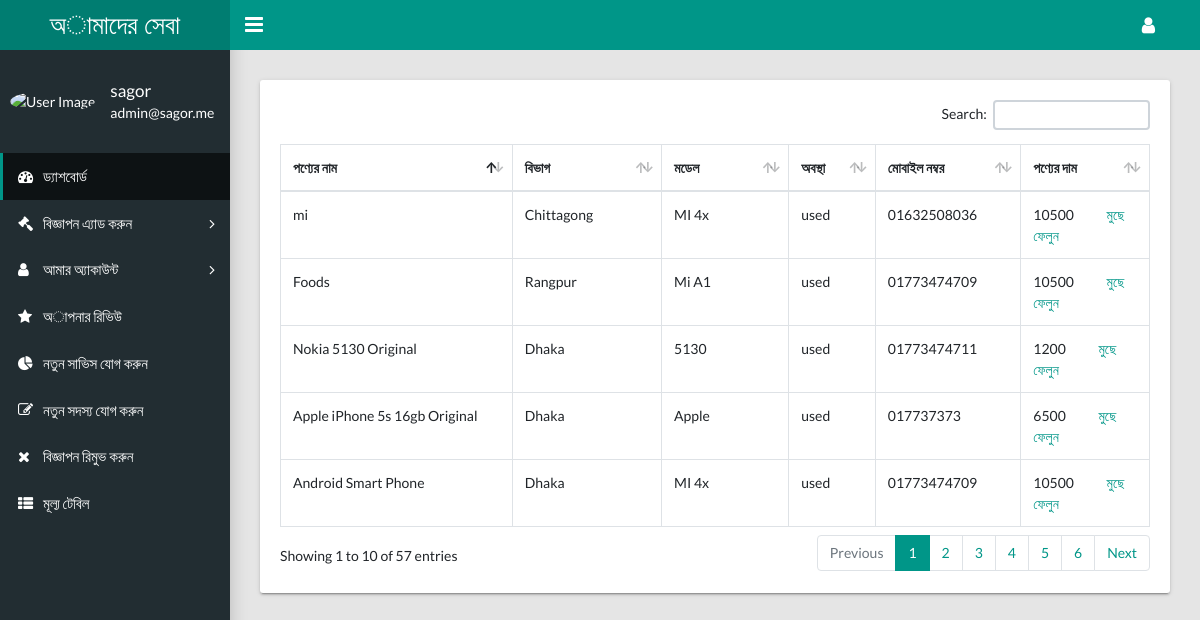
/services/list/ (signed in), run on the app's committed database.
### services/models.py (models this page shows, shortened)
class Mobile(models.Model):
    name = models.CharField(max_length = 100)
    model = models.CharField(max_length = 100)
    address = models.CharField(max_length = 120)
    phone_number = models.CharField(max_length = 11)
    price = models.IntegerField()
    negotiable = models.BooleanField(default = False)
    description = models.TextField()
    image = models.ImageField(upload_to = 'products')
    condition_choice = (
        ('used','Used'),
        ('new','New'),
    )
    condition = models.CharField(max_length = 6, choices=condition_choice)
    category = models.ForeignKey(Category, on_delete = models.CASCADE)
    division = models.ForeignKey(Division, on_delete = models.CASCADE)
    brand = models.ForeignKey(Brand, on_delete = models.CASCADE)
    create_at = models.DateTimeField(auto_now = False, auto_now_add = True)
    update_at = models.DateTimeField(auto_now = True, auto_now_add = False)

class Division(models.Model):
    name = models.CharField(max_length = 70, unique = True)
    description = models.TextField()
    image = models.ImageField(upload_to = 'division')
    create_at = models.DateTimeField(auto_now = False, auto_now_add = True)
    def __str__(self):
        return self.name

### services/views.py (the view)
# urls.py: path('list/', list_of_display, name = 'list_of_display'),
def list_of_display(request):
    if request.user.is_authenticated:
        mobile_obj = Mobile.objects.all().order_by('-id')
        query = request.GET.get('product')
        if query:
            mobile_obj = mobile_obj.filter(name__icontains = query)
        context = {
            'mobile_obj' : mobile_obj,
        }
    else:
        return redirect('http://127.0.0.1:8000/singin')
    return render(request, 'services/list_of_product.html', context)

### templates/services/list_of_product.html (shortened to what this page needs)
{% extends 'app/base.html' %}
{% load static %}
{% block content %}
<main class="app-content">
  <div class="tile">
    <div class="tile-body">
      <div id="sampleTable_wrapper" class="dataTables_wrapper container-fluid dt-bootstrap4 no-footer"><div class="row"><div class="col-sm-12 col-md-6"><div class="dataTables_length" id="sampleTable_length"></div></div><div class="col-sm-12 col-md-6"><div id="sampleTable_filter" class="dataTables_filter"><label><form method="GET">Search:<input type="search" class="form-control form-control-sm" name = "product" aria-controls="sampleTable"></form></label></div></div></div><div class="row"><div class="col-sm-12"><table class="table table-hover table-bordered dataTable no-footer" id="sampleTable" role="grid" aria-describedby="sampleTable_info">
        <thead>
          <tr role="row"><th class="sorting_asc" tabindex="0" aria-controls="sampleTable" rowspan="1" colspan="1" aria-sort="ascending" aria-label="Name: activate to sort column descending" style="width: 368.272px;">পণ্যের নাম</th><th class="sorting" tabindex="0" aria-controls="sampleTable" rowspan="1" colspan="1" aria-label="Position: activate to sort column ascending" style="width: 170.454px;">বিভাগ</th><th class="sorting" tabindex="0" aria-controls="sampleTable" rowspan="1" colspan="1" aria-label="Office: activate to sort column ascending" style="width: 151.765px;">মডেল</th><th class="sorting" tabindex="0" aria-controls="sampleTable" rowspan="1" colspan="1" aria-label="Age: activate to sort column ascending" style="width: 66.0511px;">অবস্থা</th><th class="sorting" tabindex="0" aria-controls="sampleTable" rowspan="1" colspan="1" aria-label="Start date: activate to sort column ascending" style="width: 138.129px;">মোবাইল নম্বর</th><th class="sorting" tabindex="0" aria-controls="sampleTable" rowspan="1" colspan="1" aria-label="Salary: activate to sort column ascending" style="width: 149.688px;">পণ্যের দাম</th></tr>
        </thead>
        <tbody>
        {% for item in mobile_obj %}
        <tr role="row" class="odd">
            <td class="sorting_1">{{item.name}}</td>
            <td>{{item.division}}</td>
            <td>{{item.model}}</td>
            <td>{{item.condition}}</td>
            <td>{{item.phone_number}}</td>
            <td>{{item.price}} <a style="margin-left: 30px;" href="{% url 'list_of_delete' item.id %}">মুছে ফেলুন</a></td>
          </tr>
          {% endfor %}
      </tbody>
    </table></div></div><div class="row"><div class="col-sm-12 col-md-5"><div class="dataTables_info" id="sampleTable_info" role="status" aria-live="polite">Showing 1 to 10 of 57 entries</div></div><div class="col-sm-12 col-md-7"><div class="dataTables_paginate paging_simple_numbers" id="sampleTable_paginate"><ul class="pagination"><li class="paginate_button page-item previous disabled" id="sampleTable_previous"><a href="#" aria-controls="sampleTable" data-dt-idx="0" tabindex="0" class="page-link">Previous</a></li><li class="paginate_button page-item active"><a href="#" aria-controls="sampleTable" data-dt-idx="1" tabindex="0" class="page-link">1</a></li><li class="paginate_button page-item "><a href="#" aria-controls="sampleTable" data-dt-idx="2" tabindex="0" class="page-link">2</a></li><li class="paginate_button page-item "><a href="#" aria-controls="sampleTable" data-dt-idx="3" tabindex="0" class="page-link">3</a></li><li class="paginate_button page-item "><a href="#" aria-controls="sampleTable" data-dt-idx="4" tabindex="0" class="page-link">4</a></li><li class="paginate_button page-item "><a href="#" aria-controls="sampleTable" data-dt-idx="5" tabindex="0" class="page-link">5</a></li><li class="paginate_button page-item "><a href="#" aria-controls="sampleTable" data-dt-idx="6" tabindex="0" class="page-link">6</a></li><li class="paginate_button page-item next" id="sampleTable_next"><a href="#" aria-controls="sampleTable" data-dt-idx="7" tabindex="0" class="page-link">Next</a></li></ul></div></div></div></div>
  </div>
  </div>
</main>
{% endblock %}

### templates/app/base.html (shortened to what this page needs)
{% load static %}
<!DOCTYPE html>
<html lang="en">
  <head>
    <link rel="stylesheet" type="text/css" href="{% static 'css/main.css' %}">
    <link rel="stylesheet" type="text/css" href="https://maxcdn.bootstrapcdn.com/font-awesome/4.7.0/css/font-awesome.min.css">
  </head>
  <body class="app sidebar-mini rtl">
    <header class="app-header"><a class="app-header__logo" href="{% url 'dashboard_views' %}">অামাদের সেবা</a>
      <a class="app-sidebar__toggle" href="#" data-toggle="sidebar" aria-label="Hide Sidebar"></a>
      <ul class="app-nav">
        <li class="dropdown"><a class="app-nav__item" href="#" data-toggle="dropdown" aria-label="Open Profile Menu"><i class="fa fa-user fa-lg"></i></a>
        </li>
      </ul>
    </header>
    <aside class="app-sidebar">
      <div class="app-sidebar__user"><img class="app-sidebar__user-avatar" src="https://s3.amazonaws.com/uifaces/faces/twitter/jsa/48.jpg" alt="User Image">
        <div>
          <p class="app-sidebar__user-name">{{user.username}}</p>
          <p class="app-sidebar__user-designation">{{user.email}}</p>
        </div>
      </div>
      <ul class="app-menu">
        {% if perms.user %}
        <li><a class="app-menu__item active" href="{% url 'dashboard_views' %}"><i class="app-menu__icon fa fa-dashboard"></i><span class="app-menu__label">ড্যাশবোর্ড</span></a></li>
        {% endif %}
        <li class="treeview"><a class="app-menu__item" href="#" data-toggle="treeview"><i class="app-menu__icon fa fa-gavel"></i><span class="app-menu__label">বিজ্ঞাপন এ্যাড করুন</span><i class="treeview-indicator fa fa-angle-right"></i></a>
        </li>
        <li class="treeview"><a class="app-menu__item" href="#" data-toggle="treeview"><i class="app-menu__icon fa fa-user"></i><span class="app-menu__label">আমার অ্যাকাউন্ট</span><i class="treeview-indicator fa fa-angle-right"></i></a>
        </li>
        <li>
          <a class="app-menu__item" href="{% url 'add_review_views' %}"><i class="app-menu__icon fa fa-star"></i><span class="app-menu__label">অাপনার রিভিউ</span></a>
        </li>
        {% if perms.user %}
        <li>
          <a class="app-menu__item" href="{% url 'services_views' %}"><i class="app-menu__icon fa fa-pie-chart"></i><span class="app-menu__label">নতুন সাভিস যোগ করুন</span></a>
        </li>
        <li>
          <a class="app-menu__item" href="{% url 'add_teamMember_views' %}"><i class="app-menu__icon fa fa-edit"></i><span class="app-menu__label">নতুন সদস্য যোগ করুন</span></a>
        </li>
        <li>
          <a class="app-menu__item" href="{% url 'list_of_display' %}"><i class="app-menu__icon fa fa-remove"></i><span class="app-menu__label">বিজ্ঞাপন রিমুভ করুন</span></a>
        </li>
        <li>
          <a class="app-menu__item" href="{% url 'add_pricing_views' %}"><i class="app-menu__icon fa fa-th-list"></i><span class="app-menu__label">মূল্য টেবিল</span></a>
        </li>
        {% endif %}
      </ul>
    </aside>
    {% block content %}
    {% endblock %}
  </body>
</html>

### data on the page
Mobile: name "mi", division "Chittagong", model "MI 4x", condition "used", phone_number "01632508036", price "10500"
Mobile: name "Foods", division "Rangpur", model "Mi A1", condition "used", phone_number "01773474709", price "10500"
Mobile: name "Nokia 5130 Original", division "Dhaka", model "5130", condition "used", phone_number "01773474711", price "1200"
Mobile: name "Apple iPhone 5s 16gb Original", division "Dhaka", model "Apple", condition "used", phone_number "017737373", price "6500"
Mobile: name "Android Smart Phone", division "Dhaka", model "MI 4x", condition "used", phone_number "01773474709", price "10500"

### other printed values
{{ user.username }} "sagor"
{{ user.email }} "admin@sagor.me"
